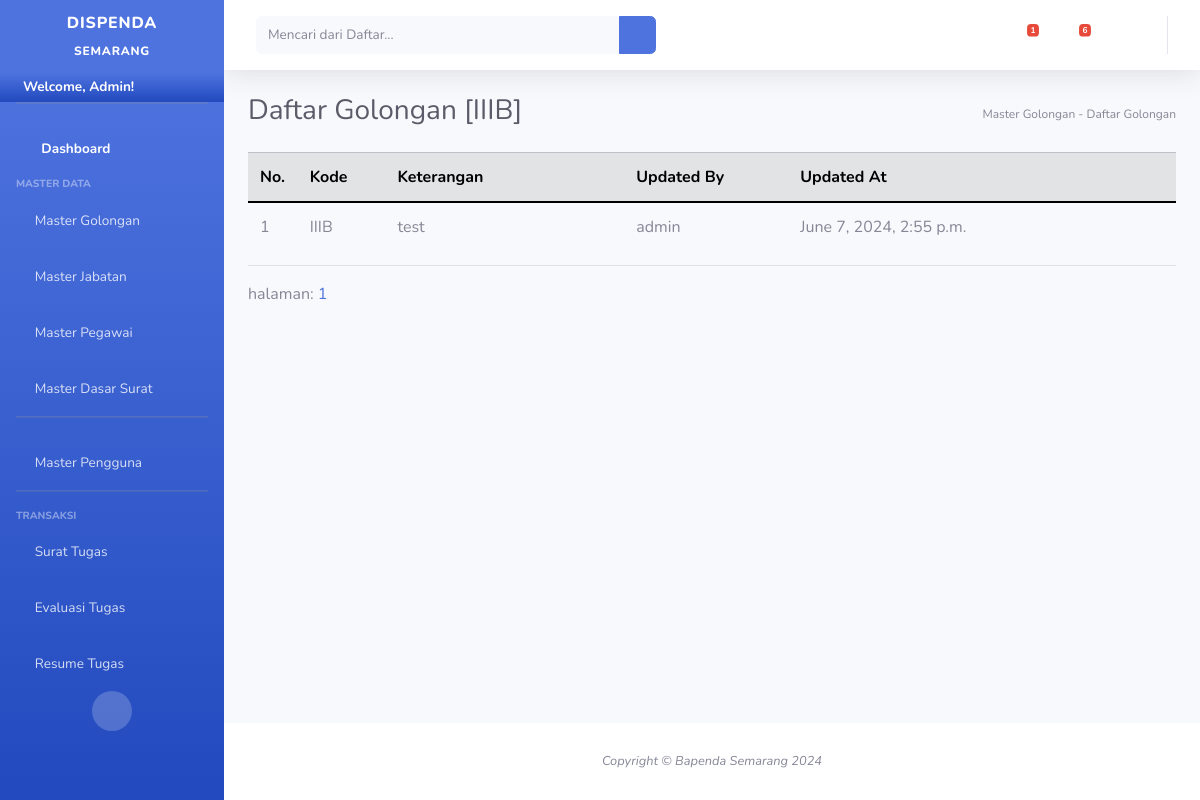
Page /master/gol/dis/IIIB (signed in) on the earlier database version.
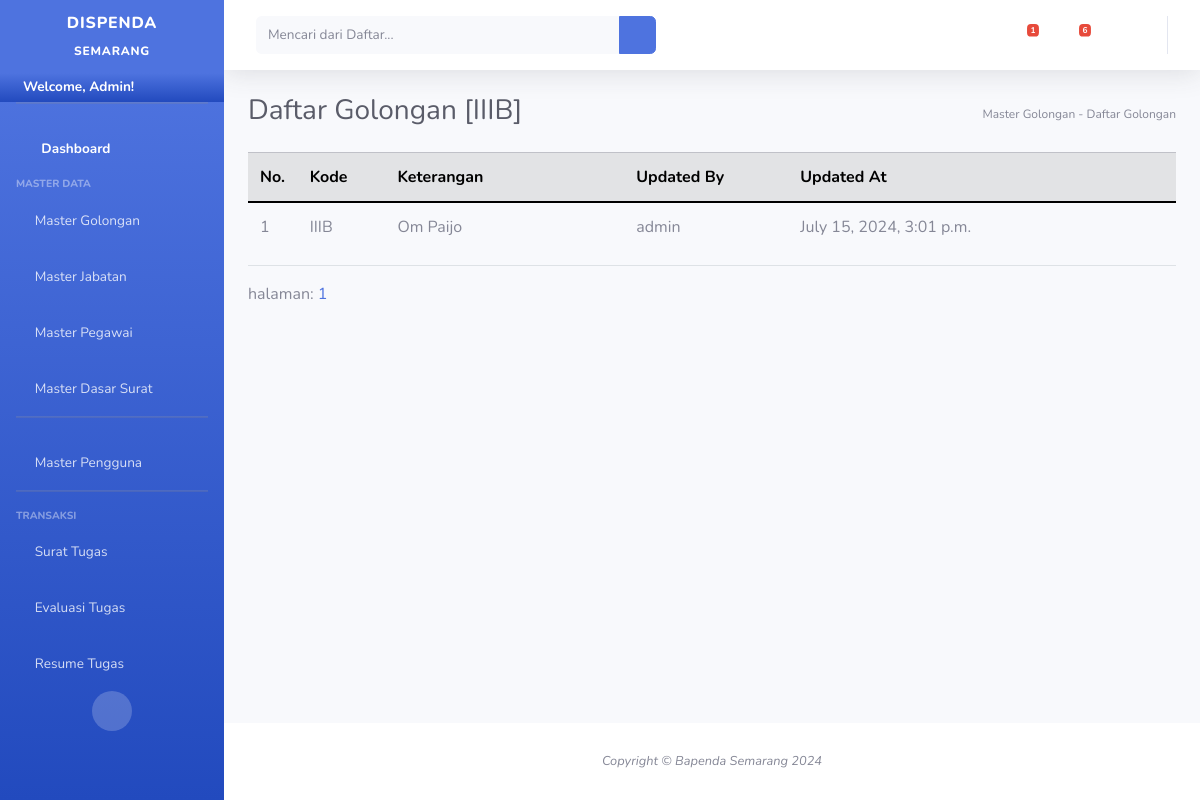
Same page on the later database version.
### surat_tugas/models.py (models this page shows, shortened)
class MasterGolongan(models.Model):
    kode_golongan = models.CharField(max_length=10,primary_key=True,unique=True,blank=True,default="")
    keterangan = models.CharField(max_length=50)
    updatedAt = models.DateTimeField(auto_now_add=True,null=True)
    updatedBy = models.CharField(max_length=20,blank=True,null=True)
    is_update = models.BooleanField(default=False,blank=True,null=True)

### cms/views.py (the view)
# urls.py: path('master/gol/dis/<str:id>',displayGolonganID,name='displayGolonganID'),
def displayGolonganID(request,id):
	if(request.user.is_authenticated != True):
		return HttpResponseRedirect('/auth/')
	try:
		page=request.GET['page']
	except:
		page=1
	if page==None:
		page=1
	listGolongan = MasterGolongan.objects.all().filter(Q(kode_golongan__icontains=id) | Q(keterangan__icontains=id)).order_by('-updatedAt')
	p=Paginator(listGolongan,5)
	try:
		halaman = p.page(page)
	except:
		halaman = p.page(1)
	context={
		'lists':halaman,
		'paginator':p,
		'menuname':'Daftar Golongan  [' + str(id).upper() + "]",
		'pathway':'Master Golongan - Daftar Golongan',
		'username':request.user.username,
		'mywebsite': '/master/gol/dis/',
		'pending_surat':getPendingSurat(),
		'pending_lhe':getPendingLHE()
	}
	return render(request,'master/display_golongan.html',context)

### cms/views.py (called while the page is built)
def getPendingSurat():
	return TrxSuratTugas.objects.all().filter(submit=False)

def getPendingLHE():
	return headerLHE.objects.all().filter(submit=False)

### surat_tugas/models.py (called while the page is built)
    def __str__(self):
        return self.nomor_surat

### templates/master/display_golongan.html (shortened to what this page needs)
{% extends 'base.html'%}
{% load static %}
{% block contents%}
<div style="text-wrap: wrap; overflow-x: scroll;">
<table class="table  table-hover">
    <thead class="table-secondary">
        <th style="width:50px">No.</th>
        <th style="width:100px">Kode</th>
        <th style="width:300px">Keterangan</th>
        <th style="width:200px">Updated By</th>
        <th style="width:300px">Updated At</th>
        <th style="width:200px"></th>
    </thead>
    {% for list in lists%}
    <tr>
        <td>{{forloop.counter}}</td>
        <td>{{list.kode_golongan}}</td>
        <td>{{list.keterangan}}</td>
        <td>{{list.updatedBy}}</td>
        <td>{{list.updatedAt}}</td>
        <td>
            <a class="btn" data-toggle="modal" id="edit{{list.kode_golongan}}" data-bs-keterangan="{{list.keterangan}}" onclick="editGolongan('{{list.kode_golongan}}')"><i class="fa fa-user-edit"></i></a>
            <a class="btn" data-toggle="modal" id="del{{list.kode_golongan}}" data-bs-keterangan="{{list.keterangan}}" onclick="deleteGolongan('{{list.kode_golongan}}')"><i class="fa fa-trash"></i></a>
        </td>
    </tr>
    {% endfor%}
</table>
</div>
<div>
    halaman:
    {% for hal in paginator.page_range%}
        <a class="button" href="{% url 'displayGolongan'%}?page={{hal}}">{{hal}}</a>
    {% endfor %}
</div>
{% endblock%}

Differences in the rows shown:
changed MasterGolongan "IIIB": keterangan "test" → "Om Paijo"; updatedAt "June 7, 2024, 2:55 p.m." → "July 15, 2024, 3:01 p.m."
